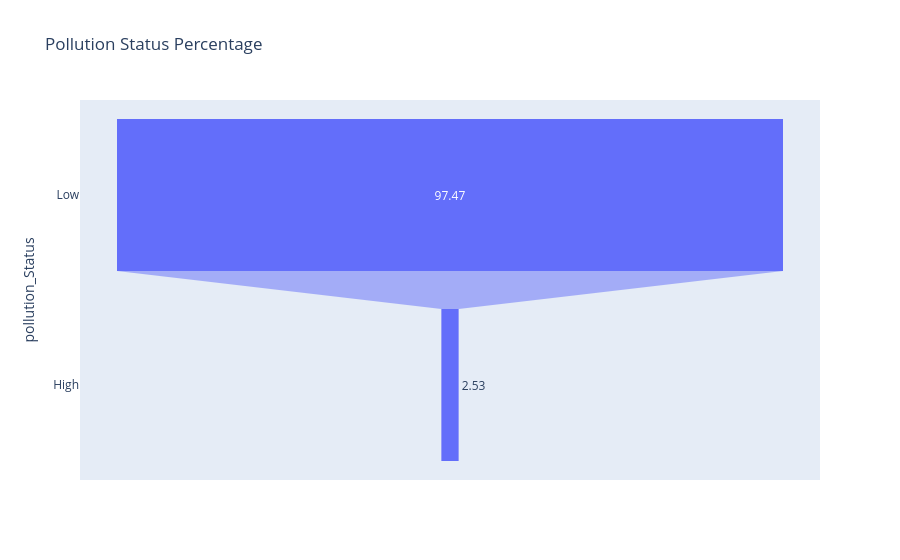

The cell this chart's notebook holds for it:
### Code cell
fig = px.funnel(
    pollution_status_percent,
    x='Percentage',
    y='pollution_Status',
   title='Pollution Status Percentage'
)

fig.show()

### Figure 1 — Plotly figure (JSON) as saved in the notebook; plotly's stock layout.template omitted (floating-point values rounded to 4 significant figures)
{"data": [{"hovertemplate": "Percentage=%{x}<br>pollution_Status=%{y}<extra></extra>", "legendgroup": "", "marker": {"color": "#636efa"}, "name": "", "orientation": "h", "showlegend": false, "type": "funnel", "x": [97.47, 2.53], "xaxis": "x", "y": ["Low", "High"], "yaxis": "y"}], "layout": {"legend": {"tracegroupgap": 0}, "title": {"text": "Pollution Status Percentage"}, "xaxis": {"anchor": "y", "domain": [0, 1], "title": {"text": "Percentage"}}, "yaxis": {"anchor": "x", "domain": [0, 1], "title": {"text": "pollution_Status"}}}}
